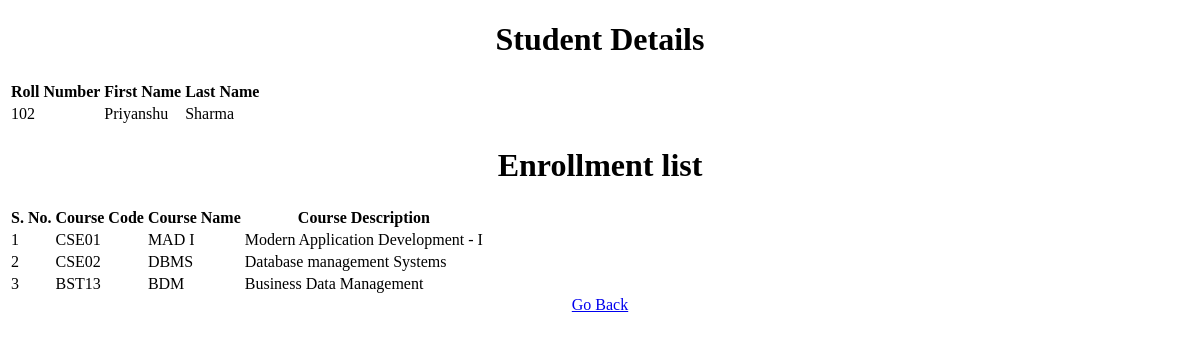
The app's page /student/9 with its own data.
### app.py (models this page shows)
class Student(db.Model):
    __tablename__ = "student"
    student_id = db.Column(db.Integer, autoincrement=True, primary_key=True)
    roll_number = db.Column(db.String, unique=True, nullable=False)
    first_name = db.Column(db.String, nullable=False)
    last_name = db.Column(db.String)

class Course(db.Model):
    __tablename__ = "course"
    course_id = db.Column(db.Integer, autoincrement=True, primary_key=True)
    course_code = db.Column(db.String, unique=True, nullable=False)
    course_name = db.Column(db.String, nullable=False)
    course_description = db.Column(db.String)

### app.py (the view)
@app.route("/student/<int:student_id>")
def student(student_id):
    stud = Student.query.get(student_id)
    enrollment = Enrollments.query.all()
    course = []
    for i in enrollment:
        if i.estudent_id == student_id:
            course.append(i.ecourse_id)
    course_table = Course.query.all()
    return render_template("student.html",student=stud, course_table=course_table, course_list=course)

### templates/student.html (shortened to what this page needs)
<!DOCTYPE html>
    <html>
        <head>
        </head>
        <body>
            <div>
                <h1 style="text-align:center;">Student Details</h1>
                <table id = "personal-details">
                    <tr>
                    <th>Roll Number</th>
                    <th>First Name</th>
                    <th>Last Name</th>
                    </tr>
                    <tr>
                    <td>{{student['roll_number']}}</td>
                    <td>{{student['first_name']}}</td>
                    <td>{{student['last_name']}}</td>
                    </tr>
                    </table>
            </div>
            <div>
                <h1 style="text-align:center;">Enrollment list</h1>
                <table id = "enroll-table">
                    <tr>
                    <th>S. No.</th>
                    <th>Course Code</th>
                    <th>Course Name</th>
                    <th>Course Description</th>
                    </tr>
                    <tr>
                    {% for cou in course_table %}
                        {% if cou.course_id in course_list %}
                        <td></td>
                        <td>{{cou.course_code}}</td>
                        <td>{{cou.course_name}}</td>
                        <td>{{cou.course_description}}</td>
                        </tr>
                        {% endif %}
                    {% endfor %}
                    </table>
                    <div>
                        <center><a href="/" type="button">Go Back</a></div></center>
                    </div>
        <body>
    </html>

### templates/student.html (style rules this page uses)
body { counter-reset: Serial; }
#enroll-table tr td:first-child:before { counter-increment: Serial; content: counter(Serial); }

### records on screen
Student: roll_number "102", first_name "Priyanshu", last_name "Sharma"
Course: course_code "CSE01", course_name "MAD I", course_description "Modern Application Development - I"
Course: course_code "CSE02", course_name "DBMS", course_description "Database management Systems"
Course: course_code "BST13", course_name "BDM", course_description "Business Data Management"
